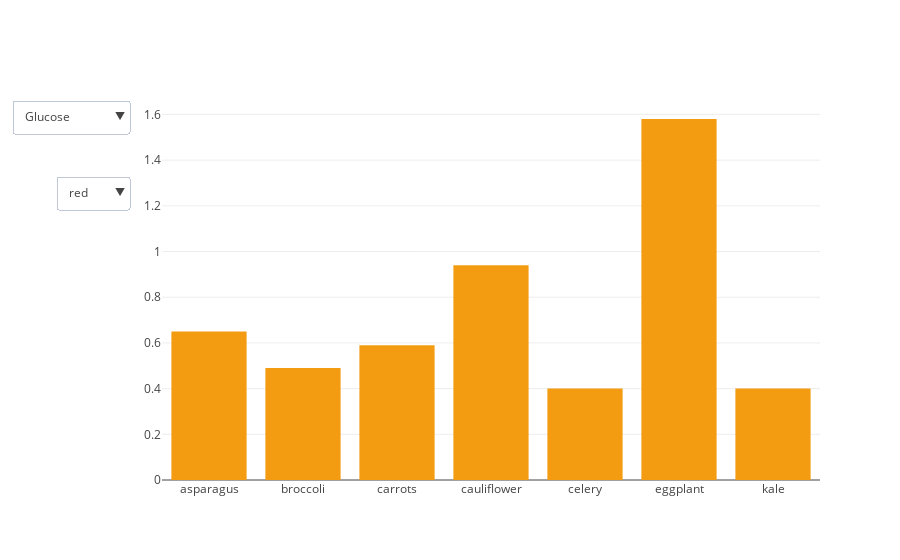

The cell this chart's notebook holds for it:
### Markdown cell above
<a id='4.2'></a>
#### 4.2 Plot the nutrient content for each type of vegetable

### Code cell
#######################################################################################
# Install Plotly using Conda install command: conda install plotly
# source: https://plot.ly/~notebook_demo/85/new-to-plotly-plotlys-python-library-i/
#################################################################################
import plotly.plotly as py
from plotly.graph_objs import *

##############################################################################################################################
# When using plotly.offline.iplot to plot offline in Jupyter Notebooks, there is an additional initialization step of running 
# at the start of each notebook session. :
#        plotly.offline.init_notebook_mode(connected=True)
##############################################################################################################################

plotly.offline.init_notebook_mode(connected=True)

trace1 = Bar(
    x=nutri_df['Vegetable'],
    y=nutri_df['Glucose'],
    name='Glucose',
    marker=dict(color='#F39C12')
)

trace2 = Bar(
    x=nutri_df['Vegetable'],
    y=nutri_df['Fructose'],
    name='Fructose',
    marker=dict(color='#A2D5F2'),
    visible=False
)

trace3 = Bar(
    x=nutri_df['Vegetable'],
    y=nutri_df['Protein'],
    name='Protein',
    marker=dict(color='#BB8FCE'),
    visible=False
)

trace4 = Bar(
    x=nutri_df['Vegetable'],
    y=nutri_df['Sugars'],
    marker=dict(color='#5499C7'),
    name='Sugars',
    visible=False
)

trace5 = Bar(
    x=nutri_df['Vegetable'],
    y=nutri_df['fat'],
    marker=dict(color='#F1948A'),
    name='Fat',
    visible=False
)

trace6 = Bar(
    x=nutri_df['Vegetable'],
    y=nutri_df['Carbohydrate'],
    marker=dict(color='#F4D03F'),
    name='Carbohydrate',
    visible=False
)

trace7 = Bar(
    x=nutri_df['Vegetable'],
    y=nutri_df['Fiber'],
    marker=dict(color='#7DCEA0'),
    name='Fiber',
    visible=False
)

data = Data([trace1, trace2, trace3, trace4, trace5, trace6, trace7])
layout = Layout(
    updatemenus=list([
        dict(
            x=-0.05,
            y=0.8,
            buttons=list([
                dict(
                    args=['marker.color', 'red'],
                    label='red',
                    method='restyle'
                ),
                dict(
                    args=['marker.color', 'blue'],
                    label='blue',
                    method='restyle'
                ),
                dict(
                    args=['marker.color', 'green'],
                    label='green',
                    method='restyle'
                )
            ]),
            yanchor='top'
        ),
        dict(
            x=-0.05,
            y=1,
            buttons=list([
                dict(
                    args=['visible', [True, False, False, False, False, False, False]],
                    label='Glucose',
                    method='restyle'
                ),
                dict(
                    args=['visible', [False, True, False, False, False, False, False]],
                    label='Fructose',
                    method='restyle'
                ),
                dict(
                    args=['visible', [False, False, True, False, False, False, False]],
                    label='Protein',
                    method='restyle'
                ),
                dict(
                    args=['visible', [False, False, False, True, False, False, False]],
                    label='Sugars',
                    method='restyle'
                ),
                dict(
                    args=['visible', [False, False, False, False, True, False, False]],
                    label='Fat',
                    method='restyle'
                ),
                dict(
                    args=['visible', [False, False, False, False, False, True, False]],
                    label='Carbohydrate',
                    method='restyle'
                ),
                dict(
                    args=['visible', [False, False, False, False, False, False, True]],
                    label='Fiber',
                    method='restyle'
                )
            ]),
            yanchor='top'
        )
    ]),
)
fig = Figure(data=data, layout=layout)
plotly.offline.iplot(fig)

### Figure 1 — Plotly figure (JSON) as saved in the notebook; plotly's stock layout.template omitted (floating-point values rounded to 4 significant figures)
{"data": [{"marker": {"color": "#F39C12"}, "name": "Glucose", "type": "bar", "x": ["asparagus", "broccoli", "carrots", "cauliflower", "celery", "eggplant", "kale"], "y": [0.65, 0.49, 0.59, 0.94, 0.4, 1.58, 0.4]}, {"marker": {"color": "#A2D5F2"}, "name": "Fructose", "type": "bar", "visible": false, "x": ["asparagus", "broccoli", "carrots", "cauliflower", "celery", "eggplant", "kale"], "y": [1, 0.68, 0.55, 0.97, 0.37, 1.54, 0.41]}, {"marker": {"color": "#BB8FCE"}, "name": "Protein", "type": "bar", "visible": false, "x": ["asparagus", "broccoli", "carrots", "cauliflower", "celery", "eggplant", "kale"], "y": [2.2, 2.82, 0.93, 1.92, 0.69, 0.98, 2.92]}, {"marker": {"color": "#5499C7"}, "name": "Sugars", "type": "bar", "visible": false, "x": ["asparagus", "broccoli", "carrots", "cauliflower", "celery", "eggplant", "kale"], "y": [1.88, 1.7, 4.74, 1.91, 1.34, 3.53, 0.99]}, {"marker": {"color": "#F1948A"}, "name": "Fat", "type": "bar", "visible": false, "x": ["asparagus", "broccoli", "carrots", "cauliflower", "celery", "eggplant", "kale"], "y": [0.12, 0.37, 0.24, 0.28, 0.17, 0.18, 1.49]}, {"marker": {"color": "#F4D03F"}, "name": "Carbohydrate", "type": "bar", "visible": false, "x": ["asparagus", "broccoli", "carrots", "cauliflower", "celery", "eggplant", "kale"], "y": [3.88, 6.64, 9.58, 4.97, 2.97, 5.88, 4.42]}, {"marker": {"color": "#7DCEA0"}, "name": "Fiber", "type": "bar", "visible": false, "x": ["asparagus", "broccoli", "carrots", "cauliflower", "celery", "eggplant", "kale"], "y": [2.1, 2.6, 2.8, 2, 1.6, 3, 4.1]}], "layout": {"updatemenus": [{"buttons": [{"args": ["marker.color", "red"], "label": "red", "method": "restyle"}, {"args": ["marker.color", "blue"], "label": "blue", "method": "restyle"}, {"args": ["marker.color", "green"], "label": "green", "method": "restyle"}], "x": -0.05, "y": 0.8, "yanchor": "top"}, {"buttons": [{"args": ["visible", [true, false, false, false, false, false, false]], "label": "Glucose", "method": "restyle"}, {"args": ["visible", [false, true, false, false, false, false, false]], "label": "Fructose", "method": "restyle"}, {"args": ["visible", [false, false, true, false, false, false, false]], "label": "Protein", "method": "restyle"}, {"args": ["visible", [false, false, false, true, false, false, false]], "label": "Sugars", "method": "restyle"}, {"args": ["visible", [false, false, false, false, true, false, false]], "label": "Fat", "method": "restyle"}, {"args": ["visible", [false, false, false, false, false, true, false]], "label": "Carbohydrate", "method": "restyle"}, {"args": ["visible", [false, false, false, false, false, false, true]], "label": "Fiber", "method": "restyle"}], "x": -0.05, "y": 1, "yanchor": "top"}]}}
